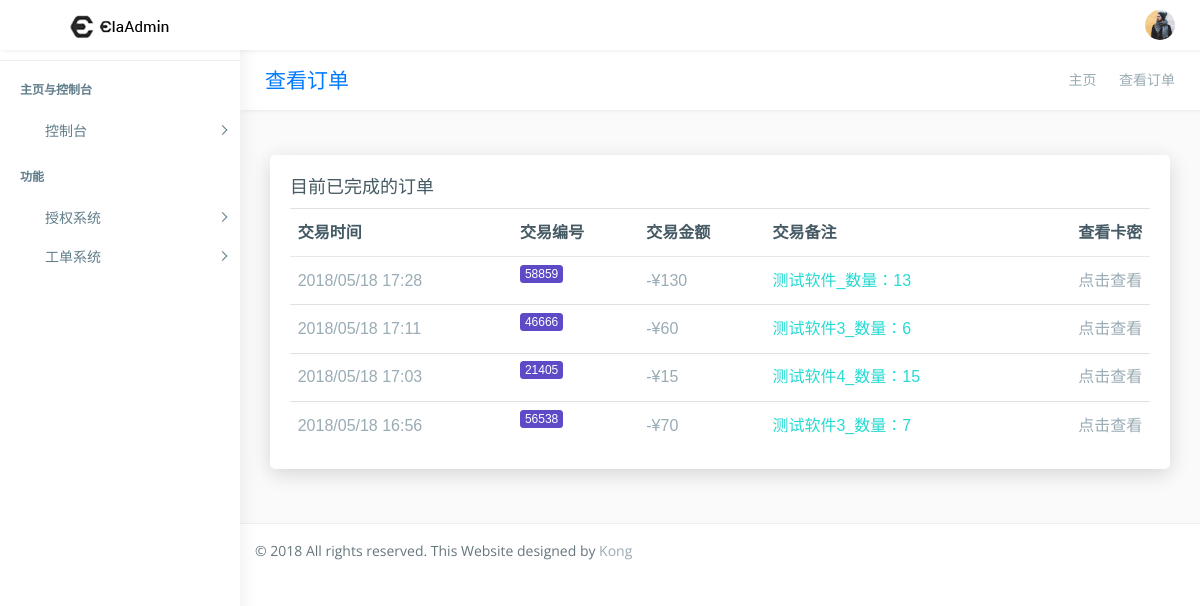
The page /shop/check_all_deal/ (signed in) on the database as committed earlier.
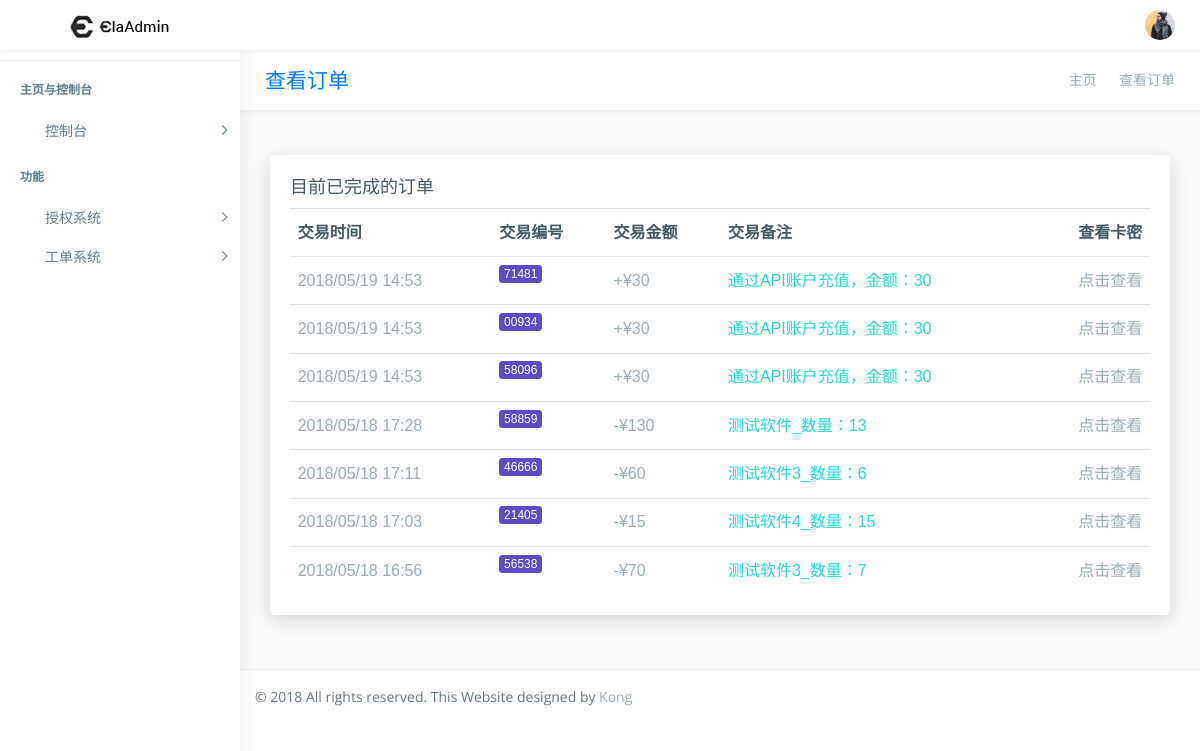
The same page on the database as committed later.
### main_app/models.py (models this page shows)
class Deal_record(models.Model):
    time = models.DateTimeField(verbose_name="交易时间",auto_now_add=True)
    deal_code = models.CharField(verbose_name="交易编号",max_length=5)
    acount = models.ForeignKey(User,verbose_name="交易账户")
    money = models.PositiveIntegerField(default=0,verbose_name="交易金额")
    symbol =models.BooleanField(default=True,verbose_name="正负符号") #如果为True，就是交易为入账，如果为负，账户出账
    notes = models.CharField(default="无",verbose_name="交易备注",max_length=30,blank=True)

### main_app/views/web/base_web.py (the view)
# urls.py: url(r'^shop/check_all_deal/$',check_all_deal,name='check_all_deal'),
@login_required
def check_all_deal(request):
    all_deal = Deal_record.objects.filter(acount=request.user).order_by("time")
    all_deal = all_deal.reverse()
    context = {"all_deal":all_deal}
    return render(request,"page-deal.html",context)

### templates/page-deal.html (shortened to what this page needs)
{% extends "base.html" %}
{% load staticfiles %}
{% block wrapper %}
        <div class="page-wrapper">
            <div class="row page-titles">
                <div class="col-md-5 align-self-center">
                    <h3 class="text-primary">查看订单</h3> </div>
                <div class="col-md-7 align-self-center">
                    <ol class="breadcrumb">
                        <li class="breadcrumb-item"><a href="{% url "index" %}">主页</a></li>
                        <li class="breadcrumb-item active">查看订单</li>
                    </ol>
                </div>
            </div>
            <div class="container-fluid">
                <div class="row">
                    <div class="col-lg-12">
                        <div class="card">
                            <div class="card-title">
                                <h4>目前已完成的订单 </h4>
                            </div>
                            <div class="card-body">
                                <div class="table-responsive">
                                    <table class="table table-hover ">
                                        <thead>
                                            <tr>
                                                <th>交易时间</th>
                                                <th>交易编号</th>
                                                <th>交易金额</th>
                                                <th>交易备注</th>
                                                <th>查看卡密</th>
                                            </tr>
                                        </thead>
                                        <tbody>
                                        {% if all_deal %}
                                            {% for i in all_deal %}
                                            <tr>
                                                <td>{{ i.time|date:"Y/m/d H:i" }}</td>
                                                <td><span class="badge badge-primary">{{ i.deal_code }}</span></td>
                                                <td>
                                                    {% if i.symbol %}
                                                    +¥{{ i.money }}
                                                    {% else %}
                                                    -¥{{ i.money }}
                                                    {% endif %}
                                                </td>
                                                <td class="color-success">{{ i.notes }}</td>
                                                <td><a href="{% url "check_deal" i.deal_code %}">点击查看</a></td>
                                            </tr>
                                            {% endfor %}
                                        {% endif %}
                                        </tbody>
                                    </table>
                                </div>
                            </div>
                        </div>
                    </div>
                </div>
            </div>
{% endblock wrapper %}

### templates/base.html (shortened to what this page needs)
{% load staticfiles %}
<html>
<html lang="en">
<head>
    <link href="{% static "css/lib/bootstrap/bootstrap.min.css" %}" rel="stylesheet">
    <link href="{% static "css/lib/calendar2/semantic.ui.min.css"%}" rel="stylesheet">
    <link href="{% static "css/lib/calendar2/pignose.calendar.min.css"%}" rel="stylesheet">
    <link href="{% static "css/lib/owl.carousel.min.css" %}" rel="stylesheet" />
    <link href="{% static "css/lib/owl.theme.default.min.css" %}" rel="stylesheet" />
    <link href="{% static "css/helper.css"%}" rel="stylesheet">
    <link href="{% static "css/style.css"%}" rel="stylesheet">
</head>
<body class="fix-header fix-sidebar">
    <div id="main-wrapper">
        <div class="header">
            <nav class="navbar top-navbar navbar-expand-md navbar-light">
                <div class="navbar-header">
                    <a class="navbar-brand" href="{% url "index" %}">
                        <b><img src="{% static "images/logo.png"%}" alt="homepage" class="dark-logo" /></b>
                        <span><img src="{% static "images/logo-text.png"%}" alt="homepage" class="dark-logo" /></span>
                    </a>
                </div>
                <div class="navbar-collapse">
                    <ul class="navbar-nav mr-auto mt-md-0">
                        <li class="nav-item m-l-10"> <a class="nav-link sidebartoggler hidden-sm-down text-muted  " href="javascript:void(0)"><i class="ti-menu"></i></a> </li>
                        <li class="nav-item dropdown mega-dropdown"> <a class="nav-link dropdown-toggle text-muted  " href="#" data-toggle="dropdown" aria-haspopup="true" aria-expanded="false"><i class="fa fa-th-large"></i></a>
                        </li>
                    </ul>
                    <ul class="navbar-nav my-lg-0">
                        <li class="nav-item dropdown">
                            <a class="nav-link dropdown-toggle text-muted text-muted  " href="#" data-toggle="dropdown" aria-haspopup="true" aria-expanded="false"> <i class="fa fa-bell"></i>
							</a>
                        </li>
                        <li class="nav-item dropdown">
                            <a class="nav-link dropdown-toggle text-muted  " href="#" id="2" data-toggle="dropdown" aria-haspopup="true" aria-expanded="false"> <i class="fa fa-envelope"></i>
							</a>
                        </li>
                        <li class="nav-item dropdown">
                            <a class="nav-link dropdown-toggle text-muted  " href="#" data-toggle="dropdown" aria-haspopup="true" aria-expanded="false"><img src="{% static "images/users/5.jpg"%}" alt="user" class="profile-pic" /></a>
                        </li>
                    </ul>
                </div>
            </nav>
        </div>
        <div class="left-sidebar">
            <div class="scroll-sidebar">
                <nav class="sidebar-nav">
                    <ul id="sidebarnav">
                        <li class="nav-devider"></li>
                        <li class="nav-label">主页与控制台</li>
                        <li> <a class="has-arrow  " href="{% url "index" %}" aria-expanded="false"><i class="fa fa-tachometer"></i><span class="hide-menu">控制台</span></a></li>
                        <li class="nav-label">功能</li>
                        <li> <a class="has-arrow  " href="#" aria-expanded="false"><i class="fa fa-suitcase"></i><span class="hide-menu">授权系统</span></a>
                        </li>
                        <li> <a class="has-arrow  " href="#" aria-expanded="false"><i class="fa fa-suitcase"></i><span class="hide-menu">工单系统</span></a>
                        </li>
                    </ul>
                </nav>
            </div>
        </div>
        {% block wrapper %}
        {% endblock wrapper %}
                <footer class="footer"> © 2018 All rights reserved. This Website designed by <a href="https://github.com/simplerjiang">Kong</a></footer>
        </div>
    </div>
</body>
</html>

### main_app/static/css/helper.css (style rules this page uses)
.m-l-10 { margin-left: 10px!important; }

Rows that differ between the two databases and show on the page:
added Deal_record: time "2018/05/19 14:53", deal_code "71481", money "30", notes "通过API账户充值，金额：30"
added Deal_record: time "2018/05/19 14:53", deal_code "00934", money "30", notes "通过API账户充值，金额：30"
added Deal_record: time "2018/05/19 14:53", deal_code "58096", money "30", notes "通过API账户充值，金额：30"
